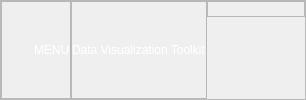
           <widget class="QFrame" name="frame_top">
            <property name="styleSheet">
             <string notr="true">color:rgb(255, 255, 255)</string>
            </property>
            <property name="frameShape">
             <enum>QFrame::StyledPanel</enum>
            </property>
            <property name="frameShadow">
             <enum>QFrame::Raised</enum>
            </property>
            <layout class="QHBoxLayout" name="horizontalLayout_4">
             <property name="spacing">
              <number>0</number>
             </property>
             <property name="leftMargin">
              <number>0</number>
             </property>
             <property name="topMargin">
              <number>0</number>
             </property>
             <property name="rightMargin">
              <number>0</number>
             </property>
             <property name="bottomMargin">
              <number>0</number>
             </property>
             <item>
              <widget class="QFrame" name="frame_9">
               <property name="styleSheet">
                <string notr="true">QPushButton {	
	border: none;
	background-color: transparent;
}
QPushButton:hover {
	background-color: rgb(70, 130, 180);
}
QPushButton:pressed {	
	background-color: rgb(85, 170, 255);
}</string>
               </property>
               <property name="frameShape">
                <enum>QFrame::StyledPanel</enum>
               </property>
               <property name="frameShadow">
                <enum>QFrame::Raised</enum>
               </property>
               <layout class="QHBoxLayout" name="horizontalLayout_6">
                <property name="spacing">
                 <number>0</number>
                </property>
                <property name="leftMargin">
                 <number>0</number>
                </property>
                <property name="topMargin">
                 <number>0</number>
                </property>
                <property name="rightMargin">
                 <number>0</number>
                </property>
                <property name="bottomMargin">
                 <number>0</number>
                </property>
                <item>
                 <widget class="QPushButton" name="Btn_toggle">
                  <property name="styleSheet">
                   <string notr="true"/>
                  </property>
                  <property name="text">
                   <string/>
                  </property>
                  <property name="icon">
                   <iconset resource="icons_2.qrc">
                    <normaloff>:/All/icons_2/align-justify.svg</normaloff>:/All/icons_2/align-justify.svg</iconset>
                  </property>
                  <property name="iconSize">
                   <size>
                    <width>30</width>
                    <height>30</height>
                   </size>
                  </property>
                 </widget>
                </item>
                <item>
                 <widget class="QLabel" name="label_3">
                  <property name="styleSheet">
                   <string notr="true">font: 12pt &quot;Comic Sans MS&quot;;</string>
                  </property>
                  <property name="text">
                   <string>MENU</string>
                  </property>
                 </widget>
                </item>
               </layout>
              </widget>
             </item>
             <item>
              <widget class="QFrame" name="frame_header">
               <property name="frameShape">
                <enum>QFrame::StyledPanel</enum>
               </property>
               <property name="frameShadow">
                <enum>QFrame::Raised</enum>
               </property>
               <layout class="QVBoxLayout" name="verticalLayout_5">
                <property name="spacing">
                 <number>0</number>
                </property>
                <property name="leftMargin">
                 <number>0</number>
                </property>
                <property name="topMargin">
                 <number>0</number>
                </property>
                <property name="rightMargin">
                 <number>0</number>
                </property>
                <property name="bottomMargin">
                 <number>0</number>
                </property>
                <item alignment="Qt::AlignHCenter">
                 <widget class="QLabel" name="label_4">
                  <property name="styleSheet">
                   <string notr="true">font: 75 13pt &quot;Comic Sans MS&quot;;</string>
                  </property>
                  <property name="text">
                   <string>Data Visualization Toolkit</string>
                  </property>
                 </widget>
                </item>
               </layout>
              </widget>
             </item>
             <item alignment="Qt::AlignTop">
              <widget class="QFrame" name="frame_2">
               <property name="sizePolicy">
                <sizepolicy hsizetype="Preferred" vsizetype="Preferred">
                 <horstretch>0</horstretch>
                 <verstretch>0</verstretch>
                </sizepolicy>
               </property>
               <property name="styleSheet">
                <string notr="true">QPushButton {	
	border: none;
	background-color: transparent;
}
QPushButton:hover {
	background-color: rgb(70, 130, 180);
}
QPushButton:pressed {	
	background-color: rgb(0, 0, 139);
}</string>
               </property>
               <property name="frameShape">
                <enum>QFrame::StyledPanel</enum>
               </property>
               <property name="frameShadow">
                <enum>QFrame::Raised</enum>
               </property>
               <layout class="QHBoxLayout" name="horizontalLayout_5">
                <property name="spacing">
                 <number>0</number>
                </property>
                <property name="leftMargin">
                 <number>0</number>
                </property>
                <property name="topMargin">
                 <number>0</number>
                </property>
                <property name="rightMargin">
                 <number>0</number>
                </property>
                <property name="bottomMargin">
                 <number>0</number>
                </property>
                <item>
                 <widget class="QPushButton" name="Btn_minimize">
                  <property name="styleSheet">
                   <string notr="true"/>
                  </property>
                  <property name="text">
                   <string/>
                  </property>
                  <property name="icon">
                   <iconset resource="files.qrc">
                    <normaloff>:/20x20/icons/20x20/cil-window-minimize.png</normaloff>:/20x20/icons/20x20/cil-window-minimize.png</iconset>
                  </property>
                  <property name="iconSize">
                   <size>
                    <width>30</width>
                    <height>30</height>
                   </size>
                  </property>
                 </widget>
                </item>
                <item>
                 <widget class="QPushButton" name="Btn_maximize">
                  <property name="styleSheet">
                   <string notr="true"/>
                  </property>
                  <property name="text">
                   <string/>
                  </property>
                  <property name="icon">
                   <iconset resource="files.qrc">
                    <normaloff>:/20x20/icons/20x20/cil-window-maximize.png</normaloff>:/20x20/icons/20x20/cil-window-maximize.png</iconset>
                  </property>
                  <property name="iconSize">
                   <size>
                    <width>30</width>
                    <height>30</height>
                   </size>
                  </property>
                 </widget>
                </item>
                <item>
                 <widget class="QPushButton" name="Btn_close">
                  <property name="styleSheet">
                   <string notr="true"/>
                  </property>
                  <property name="text">
                   <string/>
                  </property>
                  <property name="icon">
                   <iconset resource="files.qrc">
                    <normaloff>:/20x20/icons/20x20/cil-x.png</normaloff>:/20x20/icons/20x20/cil-x.png</iconset>
                  </property>
                  <property name="iconSize">
                   <size>
                    <width>30</width>
                    <height>30</height>
                   </size>
                  </property>
                 </widget>
                </item>
               </layout>
              </widget>
             </item>
            </layout>
           </widget>
